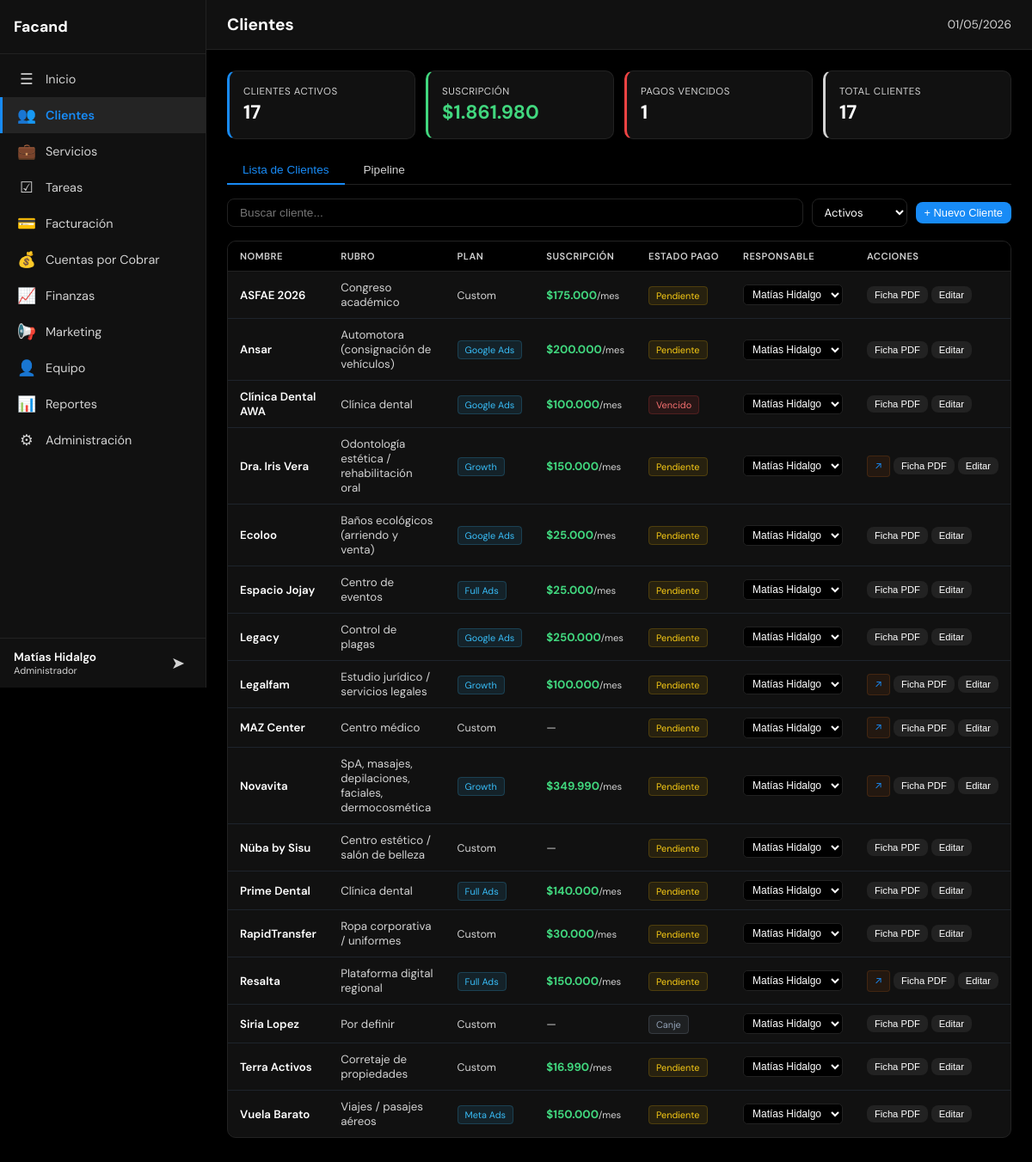
Screenshot of /index.php?page=crm (signed in) with the database file from the repository.
### tables this page shows
CREATE TABLE usuarios (
            id INTEGER PRIMARY KEY AUTOINCREMENT,
            username TEXT UNIQUE NOT NULL,
            password_hash TEXT NOT NULL,
            nombre TEXT NOT NULL,
            email TEXT DEFAULT '',
            role TEXT NOT NULL DEFAULT 'user' CHECK(role IN ('admin','user')),
            activo INTEGER NOT NULL DEFAULT 1,
            last_login TEXT,
            created_at TEXT DEFAULT (datetime('now')),
            updated_at TEXT DEFAULT (datetime('now'))
        );

CREATE TABLE clientes (
    id INTEGER PRIMARY KEY AUTOINCREMENT,
    nombre TEXT NOT NULL,
    rut TEXT DEFAULT '',
    email TEXT DEFAULT '',
    telefono TEXT DEFAULT '',
    direccion TEXT DEFAULT '',
    contacto_nombre TEXT DEFAULT '',
    contacto_cargo TEXT DEFAULT '',
    tipo TEXT NOT NULL DEFAULT 'prospecto' CHECK(tipo IN ('prospecto','activo','inactivo','cerrado')),
    etapa_pipeline TEXT NOT NULL DEFAULT 'lead' CHECK(etapa_pipeline IN ('lead','contactado','propuesta','negociacion','onboarding','activo','cerrado_ganado','cerrado_perdido')),
    rubro TEXT DEFAULT '',
    plan TEXT DEFAULT '',
    fee_mensual INTEGER DEFAULT 0,
    servicios TEXT DEFAULT '',
    herramientas TEXT DEFAULT '',
    presupuesto_ads TEXT DEFAULT '',
    etapa TEXT DEFAULT '',
    estado_pago TEXT DEFAULT 'pendiente' CHECK(estado_pago IN ('pendiente','pagado','vencido','canje')),
    url_dashboard TEXT DEFAULT '',
    responsable_id INTEGER,
    notas TEXT DEFAULT '',
    created_at TEXT DEFAULT (datetime('now')),
    updated_at TEXT DEFAULT (datetime('now')),
    FOREIGN KEY (responsable_id) REFERENCES equipo(id) ON DELETE SET NULL
);

CREATE TABLE equipo (
            id INTEGER PRIMARY KEY AUTOINCREMENT,
            nombre TEXT NOT NULL,
            cargo TEXT DEFAULT '',
            email TEXT DEFAULT '',
            activo INTEGER NOT NULL DEFAULT 1,
            created_at TEXT DEFAULT (datetime('now'))
        );

### config/app.php (called while the page is built)
<?php
return array (
  'name' => 'Facand',
  'logo' => 'assets/img/logo.png',
  'primary' => '#41d77e',
  'accent' => '#188bf6',
  'bg' => '#000000',
  'surface' => '#111111',
  'text' => '#ffffff',
  'timezone' => 'America/Santiago',
  'currency' => 'CLP',
  'locale' => 'es_CL',
  'version' => '1.0.0',
  'active' => true,
);

### includes/functions.php (called while the page is built, shortened)
<?php
$app_config = require __DIR__ . '/../config/app.php';
function format_money($amount): string {
    global $app_config;
    $currency = $app_config['currency'] ?? 'CLP';
    if ($currency === 'CLP') {
        return '$' . number_format((int)$amount, 0, ',', '.');
    }
    return '$' . number_format((float)$amount, 2, ',', '.');
}
function safe(mixed $str): string {
    return htmlspecialchars((string)($str ?? ''), ENT_QUOTES, 'UTF-8');
}

### config/modules.php (called while the page is built)
<?php
return [
    'home'        => ['nombre' => 'Inicio',            'icono' => '&#9776;',  'archivo' => 'modules/home.php',        'descripcion' => 'Resumen general y KPIs'],
    'crm'         => ['nombre' => 'Clientes',           'icono' => '&#128101;','archivo' => 'modules/crm.php',         'descripcion' => 'Gestión de clientes y pipeline'],
    'services'    => ['nombre' => 'Servicios',          'icono' => '&#128188;','archivo' => 'modules/services.php',    'descripcion' => 'Servicios, presupuestos y cotizaciones'],
    'tasks'       => ['nombre' => 'Tareas',             'icono' => '&#9745;',  'archivo' => 'modules/tasks.php',       'descripcion' => 'Gestión de tareas y asignaciones'],
    'billing'     => ['nombre' => 'Facturación',        'icono' => '&#128179;','archivo' => 'modules/billing.php',     'descripcion' => 'Emisión y control de facturas'],
    'receivables' => ['nombre' => 'Cuentas por Cobrar', 'icono' => '&#128176;','archivo' => 'modules/receivables.php', 'descripcion' => 'Seguimiento de cobros pendientes'],
    'finance'     => ['nombre' => 'Finanzas',           'icono' => '&#128200;','archivo' => 'modules/finance.php',     'descripcion' => 'Ingresos, gastos y flujo de caja'],
    'marketing'   => ['nombre' => 'Marketing',          'icono' => '&#128226;','archivo' => 'modules/marketing.php',   'descripcion' => 'Campañas y métricas'],
    'team'        => ['nombre' => 'Equipo',             'icono' => '&#128100;','archivo' => 'modules/team.php',        'descripcion' => 'Miembros y carga de trabajo'],
    'reports'     => ['nombre' => 'Reportes',           'icono' => '&#128202;','archivo' => 'modules/reports.php',     'descripcion' => 'Reportes exportables'],
    'admin'       => ['nombre' => 'Administración',     'icono' => '&#9881;',  'archivo' => 'modules/admin.php',       'descripcion' => 'Usuarios, roles y configuración'],
];

### includes/permissions.php (called while the page is built, shortened)
<?php
function can_edit(int $user_id, string $modulo): bool {
    $user = query_one('SELECT role FROM usuarios WHERE id = ?', [$user_id]);
    if ($user['role'] === 'admin') return true;
    $perm = query_one(
        'SELECT puede_editar FROM permisos WHERE usuario_id = ? AND modulo = ?',
        [$user_id, $modulo]
    );
    return $perm && $perm['puede_editar'];
}
function get_user_modules(int $user_id): array {
    $user = query_one('SELECT role FROM usuarios WHERE id = ?', [$user_id]);
    $all_modules = require __DIR__ . '/../config/modules.php';
    if ($user['role'] === 'admin') {
        return array_keys($all_modules);
    }
    $perms = query_all(
        'SELECT modulo FROM permisos WHERE usuario_id = ? AND puede_ver = 1',
        [$user_id]
    );
    $allowed = array_column($perms, 'modulo');
    return $allowed;
}

### includes/db.php (called while the page is built, shortened)
<?php
function get_db(): SQLite3 {
    static $db = null;
    if ($db === null) {
        $db_path = __DIR__ . '/../data/dashboard.db';
        $db = new SQLite3($db_path);
        $db->busyTimeout(5000);
        $db->exec('PRAGMA journal_mode=WAL');
        $db->exec('PRAGMA foreign_keys=ON');
    }
    return $db;
}
function query_all(string $sql, array $params = []): array {
    $stmt = get_db()->prepare($sql);
    foreach ($params as $i => $val) {
        $stmt->bindValue($i + 1, $val);
    }
    $result = $stmt->execute();
    $rows = [];
    while ($row = $result->fetchArray(SQLITE3_ASSOC)) {
        $rows[] = $row;
    }
    return $rows;
}
function query_one(string $sql, array $params = []): ?array {
    $rows = query_all($sql, $params);
    return $rows[0] ?? null;
}

### includes/auth.php (called while the page is built, shortened)
<?php
require_once __DIR__ . '/db.php';
require_once __DIR__ . '/permissions.php';
require_once __DIR__ . '/functions.php';
$current_user = query_one('SELECT * FROM usuarios WHERE id = ?', [$_SESSION['user_id']]);

### modules/crm.php (the view, shortened to what this page needs)
<?php
$clientes = query_all('SELECT c.*, e.nombre as responsable_nombre,
    (SELECT COUNT(*) FROM tareas WHERE cliente_id = c.id AND estado IN ("pendiente","en_progreso")) as tareas_pendientes
    FROM clientes c LEFT JOIN equipo e ON c.responsable_id = e.id ORDER BY c.nombre');
$equipo_list = query_all('SELECT id, nombre FROM equipo WHERE activo = 1 ORDER BY nombre');
$activos = count(array_filter($clientes, fn($c) => $c['tipo'] === 'activo'));
$fee_total = array_sum(array_map(fn($c) => $c['tipo'] === 'activo' && $c['estado_pago'] !== 'canje' ? $c['fee_mensual'] : 0, $clientes));
$vencidos = count(array_filter($clientes, fn($c) => $c['estado_pago'] === 'vencido'));
$planes_labels = ['growth'=>'Growth','scale'=>'Scale','starter'=>'Starter','meta_ads'=>'Meta Ads','google_ads'=>'Google Ads','full_ads'=>'Full Ads','full_ads_seo'=>'Full Ads + SEO'];
?>
<div class="crm-kpis">
    <div class="crm-kpi" style="border-left:3px solid var(--accent)"><div class="crm-kpi-label">Clientes Activos</div><div class="crm-kpi-val"><?= $activos ?></div></div>
    <div class="crm-kpi" style="border-left:3px solid var(--success)"><div class="crm-kpi-label">Suscripción</div><div class="crm-kpi-val" style="color:var(--success)"><?= format_money($fee_total) ?></div></div>
    <div class="crm-kpi" style="border-left:3px solid <?= $vencidos ? 'var(--danger)' : 'var(--success)' ?>"><div class="crm-kpi-label">Pagos Vencidos</div><div class="crm-kpi-val <?= $vencidos ? 'danger' : '' ?>"><?= $vencidos ?></div></div>
    <div class="crm-kpi" style="border-left:3px solid var(--text-muted)"><div class="crm-kpi-label">Total Clientes</div><div class="crm-kpi-val"><?= count($clientes) ?></div></div>
</div>
<div class="crm-tabs">
    <button class="crm-tab active" onclick="switchCrmTab('cards', this)">Lista de Clientes</button>
    <button class="crm-tab" onclick="switchCrmTab('pipeline', this)">Pipeline</button>
</div>
<div id="crmTabCards" class="crm-tab-content active">
    <div class="crm-toolbar">
        <input type="text" class="crm-search" id="crmSearch" placeholder="Buscar cliente..." oninput="filterClients()">
        <select class="form-select" style="font-size:.82rem;padding:6px 10px;" id="filterTipo" onchange="filterClients()">
            <option value="activo" selected>Activos</option>
        </select>
        <?php if (can_edit($current_user['id'], 'crm')): ?>
            <button class="btn btn-primary btn-sm" onclick="openNewClient()">+ Nuevo Cliente</button>
        <?php endif; ?>
    </div>
    <div class="table-container">
        <table class="crm-table" id="crmTable">
            <thead>
                <tr>
                    <th>Nombre</th>
                    <th>Rubro</th>
                    <th>Plan</th>
                    <th>Suscripción</th>
                    <th>Estado Pago</th>
                    <th>Responsable</th>
                    <th>Acciones</th>
                </tr>
            </thead>
            <tbody id="crmTableBody">
            <?php foreach ($clientes as $c): ?>
            <tr data-tipo="<?= $c['tipo'] ?>" data-nombre="<?= safe(strtolower($c['nombre'])) ?>">
                <td onclick="openClientDetail(<?= $c['id'] ?>)">
                    <span class="td-nombre"><?= safe($c['nombre']) ?></span>
                </td>
                <td style="color:var(--text-muted)"><?= safe($c['rubro'] ?: '—') ?></td>
                <td>
                    <?php if ($c['plan']): ?>
                        <span class="badge-plan"><?= safe($planes_labels[$c['plan']] ?? $c['plan']) ?></span>
                    <?php else: ?>
                        <span style="color:var(--text-muted);font-size:.78rem">Custom</span>
                    <?php endif; ?>
                </td>
                <td class="td-fee">
                    <?php if ($c['fee_mensual'] > 0): ?>
                        <?= format_money($c['fee_mensual']) ?><span style="font-size:.7rem;font-weight:400;color:var(--text-muted)">/mes</span>
                    <?php else: ?>
                        <span style="color:var(--text-muted);font-weight:400">—</span>
                    <?php endif; ?>
                </td>
                <td><span class="badge-pago-<?= safe($c['estado_pago']) ?>"><?= ucfirst($c['estado_pago']) ?></span></td>
                <td onclick="event.stopPropagation()">
                    <?php if (can_edit($current_user['id'], 'crm')): ?>
                        <select class="resp-select" onchange="changeResponsable(<?= $c['id'] ?>, this.value)" title="Cambiar responsable">
                            <?php foreach ($equipo_list as $e): ?>
                                <option value="<?= $e['id'] ?>" <?= $c['responsable_id'] == $e['id'] ? 'selected' : '' ?>><?= safe($e['nombre']) ?></option>
                            <?php endforeach; ?>
                        </select>
                    <?php else: ?>
                        <span style="font-size:.82rem"><?= safe($c['responsable_nombre'] ?: '—') ?></span>
                    <?php endif; ?>
                </td>
                <td onclick="event.stopPropagation()">
                    <div class="td-actions">
                        <?php if ($c['url_dashboard']): ?>
                            <a href="<?= safe($c['url_dashboard']) ?>" target="_blank" class="client-dash-link" title="Abrir dashboard del cliente">&#8599;</a>
                        <?php endif; ?>
                        <button class="btn btn-secondary btn-sm" onclick="window.open('ficha-pdf.php?id=<?= $c['id'] ?>','_blank')" title="Ficha PDF">Ficha PDF</button>
                        <?php if (can_edit($current_user['id'], 'crm')): ?>
                            <button class="btn btn-secondary btn-sm" onclick="editClient(<?= $c['id'] ?>)" title="Editar">Editar</button>
                        <?php endif; ?>
                    </div>
                </td>
            </tr>
            <?php endforeach; ?>
            </tbody>
        </table>
    </div>
</div>

### index.php (shortened to what this page needs)
<?php
require_once __DIR__ . '/includes/auth.php';
$app = require __DIR__ . '/config/app.php';
$all_modules = require __DIR__ . '/config/modules.php';
$page = $_GET['page'] ?? 'home';
$module_info = $all_modules[$page];
?>
<!DOCTYPE html>
<html lang="es">
<head>
    <link rel="stylesheet" href="css/styles.css">
</head>
<body>
    <aside class="sidebar" id="sidebar">
        <div class="sidebar-header">
            <h2 class="sidebar-brand"><?= safe($app['name']) ?></h2>
        </div>
        <nav class="sidebar-nav">
            <?php foreach ($all_modules as $slug => $mod): ?>
                <a href="?page=<?= $slug ?>" class="nav-item <?= $page === $slug ? 'active' : '' ?>">
                    <span class="nav-icon"><?= $mod['icono'] ?></span>
                    <span class="nav-label"><?= safe($mod['nombre']) ?></span>
                </a>
            <?php endforeach; ?>
        </nav>
        <div class="sidebar-footer">
            <div class="user-info">
                <span class="user-name"><?= safe($current_user['nombre']) ?></span>
                <span class="user-role"><?= $current_user['role'] === 'admin' ? 'Administrador' : 'Usuario' ?></span>
            </div>
            <a href="logout.php" class="btn-logout" title="Cerrar sesión">&#10148;</a>
        </div>
    </aside>
    <main class="main-content">
        <header class="topbar">
            <h1 class="page-title"><?= safe($module_info['nombre']) ?></h1>
            <div class="topbar-right">
                <span class="current-date"><?= date('d/m/Y') ?></span>
            </div>
        </header>
        <div class="content-area" id="contentArea">
            <?php
            $module_file = __DIR__ . '/' . $module_info['archivo'];
            if (file_exists($module_file)) {
                include $module_file;
            } else {
                echo '<div class="empty-state"><p>Módulo en construcción</p></div>';
            }
            ?>
        </div>
    </main>
</body>
</html>

### rows the page displays
usuarios: nombre "Matías Hidalgo"
clientes: nombre "ASFAE 2026", rubro "Congreso académico", plan "Custom", fee_mensual "$175.000", estado_pago "Pendiente", responsable+id "Matías Hidalgo"
clientes: nombre "Ansar", rubro "Automotora (consignación de vehículos)", plan "Google Ads", fee_mensual "$200.000", estado_pago "Pendiente", responsable+id "Matías Hidalgo"
clientes: nombre "Clínica Dental AWA", rubro "Clínica dental", plan "Google Ads", fee_mensual "$100.000", estado_pago "Vencido", responsable+id "Matías Hidalgo"
clientes: nombre "Dra. Iris Vera", rubro "Odontología estética / rehabilitación oral", plan "Growth", fee_mensual "$150.000", estado_pago "Pendiente", responsable+id "Matías Hidalgo"
clientes: nombre "Ecoloo", rubro "Baños ecológicos (arriendo y venta)", plan "Google Ads", fee_mensual "$25.000", estado_pago "Pendiente", responsable+id "Matías Hidalgo"
clientes: nombre "Espacio Jojay", rubro "Centro de eventos", plan "Full Ads", fee_mensual "$25.000", estado_pago "Pendiente", responsable+id "Matías Hidalgo"
clientes: nombre "Legacy", rubro "Control de plagas", plan "Google Ads", fee_mensual "$250.000", estado_pago "Pendiente", responsable+id "Matías Hidalgo"
clientes: nombre "Legalfam", rubro "Estudio jurídico / servicios legales", plan "Growth", fee_mensual "$100.000", estado_pago "Pendiente", responsable+id "Matías Hidalgo"
clientes: nombre "MAZ Center", rubro "Centro médico", plan "Custom", estado_pago "Pendiente", responsable+id "Matías Hidalgo"
clientes: nombre "Novavita", rubro "SpA, masajes, depilaciones, faciales, dermocosmética", plan "Growth", fee_mensual "$349.990", estado_pago "Pendiente", responsable+id "Matías Hidalgo"
clientes: nombre "Nüba by Sisu", rubro "Centro estético / salón de belleza", plan "Custom", estado_pago "Pendiente", responsable+id "Matías Hidalgo"
clientes: nombre "Prime Dental", rubro "Clínica dental", plan "Full Ads", fee_mensual "$140.000", estado_pago "Pendiente", responsable+id "Matías Hidalgo"
clientes: nombre "RapidTransfer", rubro "Ropa corporativa / uniformes", plan "Custom", fee_mensual "$30.000", estado_pago "Pendiente", responsable+id "Matías Hidalgo"
clientes: nombre "Resalta", rubro "Plataforma digital regional", plan "Full Ads", fee_mensual "$150.000", estado_pago "Pendiente", responsable+id "Matías Hidalgo"
clientes: nombre "Siria Lopez", rubro "Por definir", plan "Custom", estado_pago "Canje", responsable+id "Matías Hidalgo"
clientes: nombre "Terra Activos", rubro "Corretaje de propiedades", plan "Custom", fee_mensual "$16.990", estado_pago "Pendiente", responsable+id "Matías Hidalgo"
clientes: nombre "Vuela Barato", rubro "Viajes / pasajes aéreos", plan "Meta Ads", fee_mensual "$150.000", estado_pago "Pendiente", responsable+id "Matías Hidalgo"

### other values shown
safe($app['name']) "Facand"
$mod['icono'] "☰"
safe($mod['nombre']) "Inicio"
$mod['icono'] "👥"
safe($mod['nombre']) "Clientes"
$mod['icono'] "💼"
safe($mod['nombre']) "Servicios"
$mod['icono'] "☑"
safe($mod['nombre']) "Tareas"
$mod['icono'] "💳"
safe($mod['nombre']) "Facturación"
$mod['icono'] "💰"
safe($mod['nombre']) "Cuentas por Cobrar"
$mod['icono'] "📈"
safe($mod['nombre']) "Finanzas"
